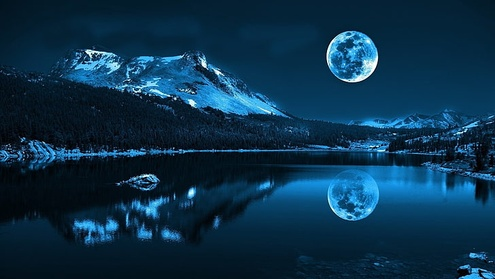
#> input picture CV_Ass1/clean_images/n1.jpg, 495 x 279 px, shrunk from 728 x 410 before the run; its folder holds 2 pictures in this run
$ python main.py
#> lines starting #> are read from the running program, lines starting #| are printed output that depends on the picture
""" importing required libraries """
import numpy as np
import cv2 as cv
from PIL import Image
from skimage.metrics import peak_signal_noise_ratio, mean_squared_error
from skimage.util import random_noise
import time

"""Name: Qusay Taradeh, ID: 1212508 """

"""
||========================================================================||
||Comparing Simple Smoothing Filters with Advanced Filters on Noisy Images||
||========================================================================||
"""


def add_noise(image, noise_type):
    # copy image
    image_copy = image.copy()
    # convert PIL Image to ndarray
    im_arr = np.asarray(image_copy)

    if noise_type == 's&p':
        """Salt and Pepper Noise Adjustment"""
        low = 0.01
        medium = 0.025
        high = 0.05
        print("Choose the noise Level:")
        while True:
            print("1. Low.\n2. Medium.\n3. High.")
            level = input("Enter Noise Level option: ")
            if level == '1':
                amount = low
                break
            elif level == '2':
                amount = medium
                break
            elif level == '3':
                amount = high
                break
            else:
                print("Please choose a valid Noise Level")

        # applying Salt and Pepper Noise with amount given by user and default value is 0.05
        noise_img = random_noise(im_arr, mode='s&p', amount=amount)
        noise_img = (255 * noise_img).astype(np.uint8)
        return Image.fromarray(noise_img)

    elif noise_type == 'gaussian':
        """Gaussian Noise Adjustment"""
        low = 0.01
        medium = 0.01
        high = 0.5
        print("Choose the noise Level:")
        while True:
            print("1. Low.\n2. Medium.\n3. High.")
            level = input("Enter Noise Level option: ")
            if level == '1':
                var = low
                break
            elif level == '2':
                var = medium
                break
            elif level == '3':
                var = high
                break
            else:
                print("Please choose a valid Noise Level")

        # applying Gaussian Noise with mean = 0 and variance given by user and default value is 0.01
        noise_img = random_noise(im_arr, mode='gaussian', mean=0, var=var)
        noise_img = (255 * noise_img).astype(np.uint8)
        return Image.fromarray(noise_img)


def filters(image, noisy_image, filter_type):
    # copy images
    clean_image = image.copy()
    image_copy = noisy_image.copy()
    # convert PIL Image to ndarray
    im_arr = np.asarray(image_copy)
    clean_image = np.asarray(clean_image)

    if filter_type == 'box':
        """Box Filter"""
        kernel_size = input("Enter the kernel of the filter: ")
        while True:
            if kernel_size.isdigit() and int(kernel_size) >= 1:
                kernel_size = int(kernel_size)
                break
            else:
                kernel_size = input("Enter the kernel in integer format and greater than or equal to 1: ")

        start_time = time.time()
        # apply box filter by cv.blur which is also equivalent cv.boxFilter
        box_filtered = cv.blur(im_arr, (kernel_size, kernel_size))
        elapsed_time = time.time() - start_time
        print('MSE: {:.2f}'.format(mean_squared_error(clean_image, box_filtered)))
        print('PSNR: {:.2f}'.format(peak_signal_noise_ratio(clean_image, box_filtered)))
        print('Elapsed time: {:.2f}ms'.format(elapsed_time * 1000))
        edges_flag = input("Would you like to apply the edges? (y/n): ")
        if edges_flag.lower() == 'y':
            edges = cv.Canny(box_filtered, threshold1=50, threshold2=150)
            edges = Image.fromarray(edges)
            edges.save('filtered_images/edges_kernel=' + str(kernel_size) + '_' + 'time_' + str(time.time()) + '.jpg')
        return Image.fromarray(box_filtered)

    elif filter_type == 'gaussian':
        """Gaussian Filter"""
        kernel_size = input("Enter the kernel of the filter: ")
        while True:
            if kernel_size.isdigit() and int(kernel_size) >= 1:
                kernel_size = int(kernel_size)
                break
            else:
                kernel_size = input("Enter the kernel in integer format and greater than or equal to 1: ")

        start_time = time.time()
        # apply gaussian filter
        gaussian_filtered = cv.GaussianBlur(im_arr, (kernel_size, kernel_size), sigmaX=0)
        elapsed_time = time.time() - start_time
        print('MSE: {:.2f}'.format(mean_squared_error(clean_image, gaussian_filtered)))
        print('PSNR: {:.2f}'.format(peak_signal_noise_ratio(clean_image, gaussian_filtered)))
        print('Elapsed time: {:.2f}ms'.format(elapsed_time * 1000))
        edges_flag = input("Would you like to apply the edges? (y/n): ")
        if edges_flag.lower() == 'y':
            edges = cv.Canny(gaussian_filtered, threshold1=50, threshold2=150)
            edges = Image.fromarray(edges)
            edges.save('filtered_images/edges_kernel=' + str(kernel_size) + '_' + 'time_' + str(time.time()) + '.jpg')
        return Image.fromarray(gaussian_filtered)

    elif filter_type == 'median':
        """Median Filter"""
        kernel_size = input("Enter the kernel of the filter: ")
        while True:
            if kernel_size.isdigit() and int(kernel_size) >= 1:
                kernel_size = int(kernel_size)
                break
            else:
                kernel_size = input("Enter the kernel in integer format and greater than or equal to 1: ")

        start_time = time.time()
        # apply median filter
        median_filtered = cv.medianBlur(im_arr, kernel_size)
        elapsed_time = time.time() - start_time
        print('MSE: {:.2f}'.format(mean_squared_error(clean_image, median_filtered)))
        print('PSNR: {:.2f}'.format(peak_signal_noise_ratio(clean_image, median_filtered)))
        print('Elapsed time: {:.2f}ms'.format(elapsed_time * 1000))
        edges_flag = input("Would you like to apply the edges? (y/n): ")
        if edges_flag.lower() == 'y':
            edges = cv.Canny(median_filtered, threshold1=50, threshold2=150)
            edges = Image.fromarray(edges)
            edges.save('filtered_images/edges_kernel=' + str(kernel_size) + '_' + 'time_' + str(time.time()) + '.jpg')
        return Image.fromarray(median_filtered)

    elif filter_type == 'bilateral':
        """Bilateral Filter"""
        diameter = input("Enter the diameter of the filter: ")
        while True:
            if diameter.isdigit() and int(diameter) >= 1:
                diameter = int(diameter)
                break
            else:
                diameter = input("Enter the diameter in integer format and greater than or equal to 1: ")

        start_time = time.time()
        # apply bilateral filter
        bilateral_filtered = cv.bilateralFilter(im_arr, d=diameter, sigmaColor=75, sigmaSpace=75)
        elapsed_time = time.time() - start_time
        print('MSE: {:.2f}'.format(mean_squared_error(clean_image, bilateral_filtered)))
        print('PSNR: {:.2f}'.format(peak_signal_noise_ratio(clean_image, bilateral_filtered)))
        print('Elapsed time: {:.2f}ms'.format(elapsed_time * 1000))
        edges_flag = input("Would you like to apply the edges? (y/n): ")
        if edges_flag.lower() == 'y':
            edges = cv.Canny(bilateral_filtered, threshold1=50, threshold2=150)
            edges = Image.fromarray(edges)
            edges.save('filtered_images/edges_diameter=' + str(diameter) + '_' + 'time_' + str(time.time()) + '.jpg')
        return Image.fromarray(bilateral_filtered)


print("Welcome to:\n"
      "||========================================================================||\n||Comparing Simple Smoothing "
      "Filters with Advanced Filters on Noisy "
      "Images||\n||========================================================================||")

print("Loading images from clean_images directory.....")
NUM_OF_IMAGES = 2
clean_images = []
for i in range(1, NUM_OF_IMAGES + 1):
    clean_images.append(Image.open('clean_images/n' + str(i) + '.jpg'))

print("Images from clean_images directory loaded successfully.....")

print("Choose the noise type")
while True:
    print("1. Salt and Pepper Noise Adjustment")
    print("2. Gaussian Noise Adjustment")
    noise = input("Enter option number: ")
    if noise == '1':
        print("First Image")
        s_and_p_noisy_image1 = add_noise(image=clean_images[0], noise_type='s&p')
        print("Second Image")
        s_and_p_noisy_image2 = add_noise(image=clean_images[1], noise_type='s&p')
        break
    elif noise == '2':
        print("First Image")
        g_noisy_image1 = add_noise(image=clean_images[0], noise_type='gaussian')
        print("Second Image")
        g_noisy_image2 = add_noise(image=clean_images[1], noise_type='gaussian')
        break
    else:
        print("Please choose a valid Noise Type")
#> this loop made 1 pass; the answer given on pass 1: 1
#> pass 1, in add_noise, `noise_img = random_noise(im_arr, mode='s&p', amount=amount)`:
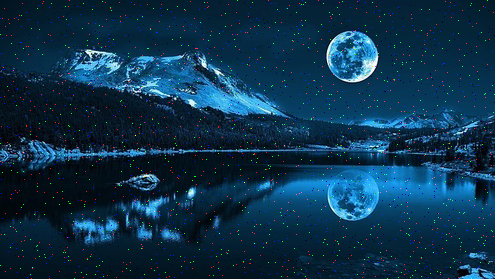
#> noise_img: shape (279, 495, 3) float64; mean R, G, B 0.0484, 0.195, 0.296
#> pass 1, in add_noise (call 2), `noise_img = random_noise(im_arr, mode='s&p', amount=amount)`:
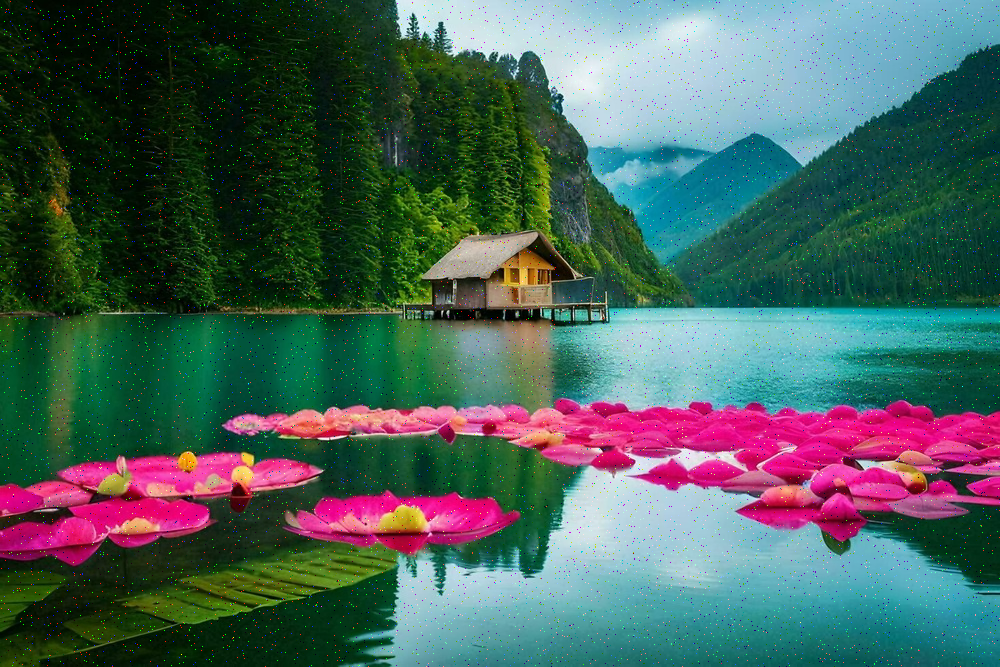
#> noise_img: shape (667, 1000, 3) float64; mean R, G, B 0.282, 0.379, 0.355

"""Filters application"""
print("Choose the filter type")
while True:
    print("1. Box Filter.\n2. Gaussian Filter.\n3. Median Filter.\n4. Bilateral Filter")
    filter = input("Enter option number: ")
    if filter == '1':
        """Box Filter"""
        if noise == '1':  # Filtering Salt and Pepper Noise
            print("First Image")
#> (the run stopped early here; a loop or call above may not have finished)
